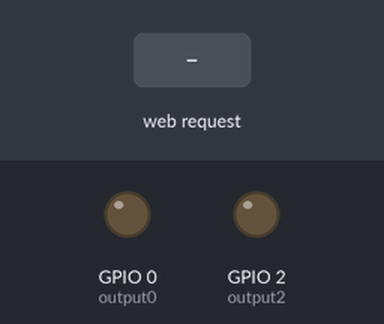
Simulated run of this sketch. Board: ESP8266 (NodeMCU). Shown: output pins drawn as LEDs (lit = HIGH). Inputs (shaded band) come from the test bench. WiFi joins after 1.5 s; servers stay silent unless stated.

Above: at 2.7 s.
2.8 s: HTTP request GET /2/on received
At 4.0 s:
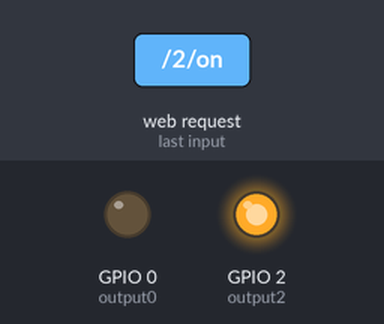
4.3 s: HTTP request GET /0/on received
At 5.3 s:
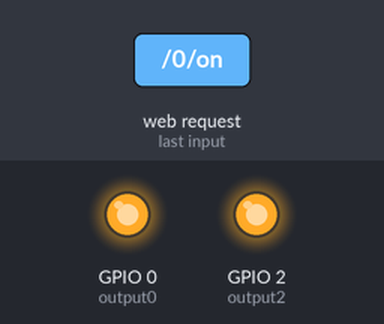
5.8 s: HTTP request GET /2/off received
At 6.5 s:
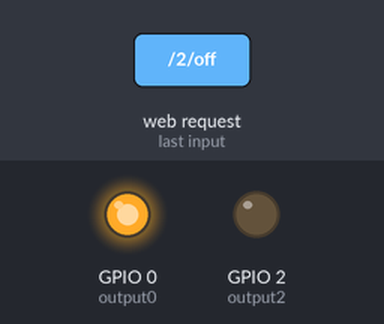
7.3 s: HTTP request GET /0/off received
At 7.6 s:
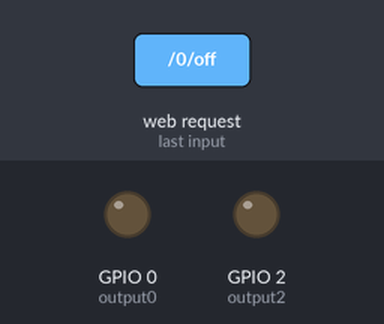
Timing chart, 0 to 9.8 s (numbered marks = the images above; inputs shaded):
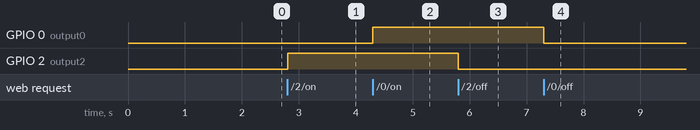

The sketch:

esp8266_firm.ino
```cpp
/*********
  Rui Santos
  Complete project details at http://randomnerdtutorials.com
*********/

// Load Wi-Fi library
#include <ESP8266WiFi.h>

// Replace with your network credentials
const char* ssid     = "Connectify-Tung";
const char* password = "tung6596bkhn";

// Temperature and Humidity information
String tempe = "";
String humid = "";

// Set web server port number to 80
WiFiServer server(80);

// Variable to store the HTTP request
String header;

// Auxiliar variables to store the current output state
String output2State = "off";
String output0State = "off";

// Assign output variables to GPIO pins
const int output2 = 2;
const int output0 = 0;

void setup() {
  Serial.begin(115200);

  // Initialize the output variables as outputs
  pinMode(output2, OUTPUT);
  pinMode(output0, OUTPUT);
  // Set outputs to LOW
  digitalWrite(output2, LOW);
  digitalWrite(output0, LOW);

  WiFi.begin(ssid, password);
  while (WiFi.status() != WL_CONNECTED) {
    delay(500);
  }
  server.begin();
}

void loop(){
  WiFiClient client = server.available();   // Listen for incoming clients

  if (Serial.available() > 0) {
      tempe = Serial.readStringUntil('\n');          // read temperature information
      humid = Serial.readStringUntil('\n');          // read humidity information
  }

  if (client) {                             // If a new client connects,
    String currentLine = "";                // make a String to hold incoming data from the client
    while (client.connected()) {            // loop while the client's connected
      if (client.available()) {             // if there's bytes to read from the client,
        char c = client.read();             // read a byte, then
        header += c;
        if (c == '\n') {                    // if the byte is a newline character
          // if the current line is blank, you got two newline characters in a row.
          // that's the end of the client HTTP request, so send a response:
          if (currentLine.length() == 0) {
            // HTTP headers always start with a response code (e.g. HTTP/1.1 200 OK)
            // and a content-type so the client knows what's coming, then a blank line:
            client.println("HTTP/1.1 200 OK");
            client.println("Content-type:text/html");
            client.println("Connection: close");
            client.println();

            // turns the GPIOs on and off
            if (header.indexOf("GET /2/on") >= 0) {
              output2State = "on";
              digitalWrite(output2, HIGH);
            } else if (header.indexOf("GET /2/off") >= 0) {
              output2State = "off";
              digitalWrite(output2, LOW);
            } else if (header.indexOf("GET /0/on") >= 0) {
              output0State = "on";
              digitalWrite(output0, HIGH);
            } else if (header.indexOf("GET /0/off") >= 0) {
              output0State = "off";
              digitalWrite(output0, LOW);
            }

            // Display the HTML web page
            client.println("<!DOCTYPE html><html>");
            client.println("<head><meta name=\"viewport\" content=\"width=device-width, initial-scale=1\">");
            client.println("<link rel=\"icon\" href=\"data:,\">");
            // CSS to style the on/off buttons
            // Feel free to change the background-color and font-size attributes to fit your preferences
            client.println("<style>html { font-family: Helvetica; display: inline-block; margin: 0px auto; text-align: center;}");
            client.println(".button { background-color: #195B6A; border: none; color: white; padding: 16px 40px;");
            client.println("text-decoration: none; font-size: 30px; margin: 2px; cursor: pointer;}");
            client.println(".button2 {background-color: #77878A;}</style></head>");

            // Web Page Heading
            client.println("<body><h1><font color=\"red\">3T-GROUP KTMT 59 Web Server</font></h1>");

            // Display temperature and humidity information
            String tempe_info = "<p><h1>" + tempe + "</h1></p>";
            client.println(tempe_info);
            String humid_info = "<p><h1>" + humid + "</h1></p>";
            client.println(humid_info);
            // Display current state, and ON/OFF buttons for GPIO 2
            client.println("<p>GPIO 2 - State " + output2State + "</p>");
            // If the output5State is off, it displays the ON button
            if (output2State=="off") {
              client.println("<p><a href=\"/2/on\"><button class=\"button\">ON</button></a></p>");
            } else {
              client.println("<p><a href=\"/2/off\"><button class=\"button button2\">OFF</button></a></p>");
            }

            // Display current state, and ON/OFF buttons for GPIO 0
            client.println("<p>GPIO 0 - State " + output0State + "</p>");
            // If the output4State is off, it displays the ON button
            if (output0State=="off") {
              client.println("<p><a href=\"/0/on\"><button class=\"button\">ON</button></a></p>");
            } else {
              client.println("<p><a href=\"/0/off\"><button class=\"button button2\">OFF</button></a></p>");
            }
            client.println("</body></html>");

            // The HTTP response ends with another blank line
            client.println();
            // Break out of the while loop
            break;
          } else { // if you got a newline, then clear currentLine
            currentLine = "";
          }
        } else if (c != '\r') {  // if you got anything else but a carriage return character,
          currentLine += c;      // add it to the end of the currentLine
        }
      }
    }
    // Clear the header variable
    header = "";
    // Close the connection
    client.stop();
  }
}
```

Measured:
- after the input at 2.8 s, GPIO 2 (output2): LOW → HIGH at once
- after the input at 4.3 s, GPIO 0 (output0): LOW → HIGH at once
- after the input at 5.8 s, GPIO 2 (output2): HIGH → LOW at once
- after the input at 7.3 s, GPIO 0 (output0): HIGH → LOW at once
